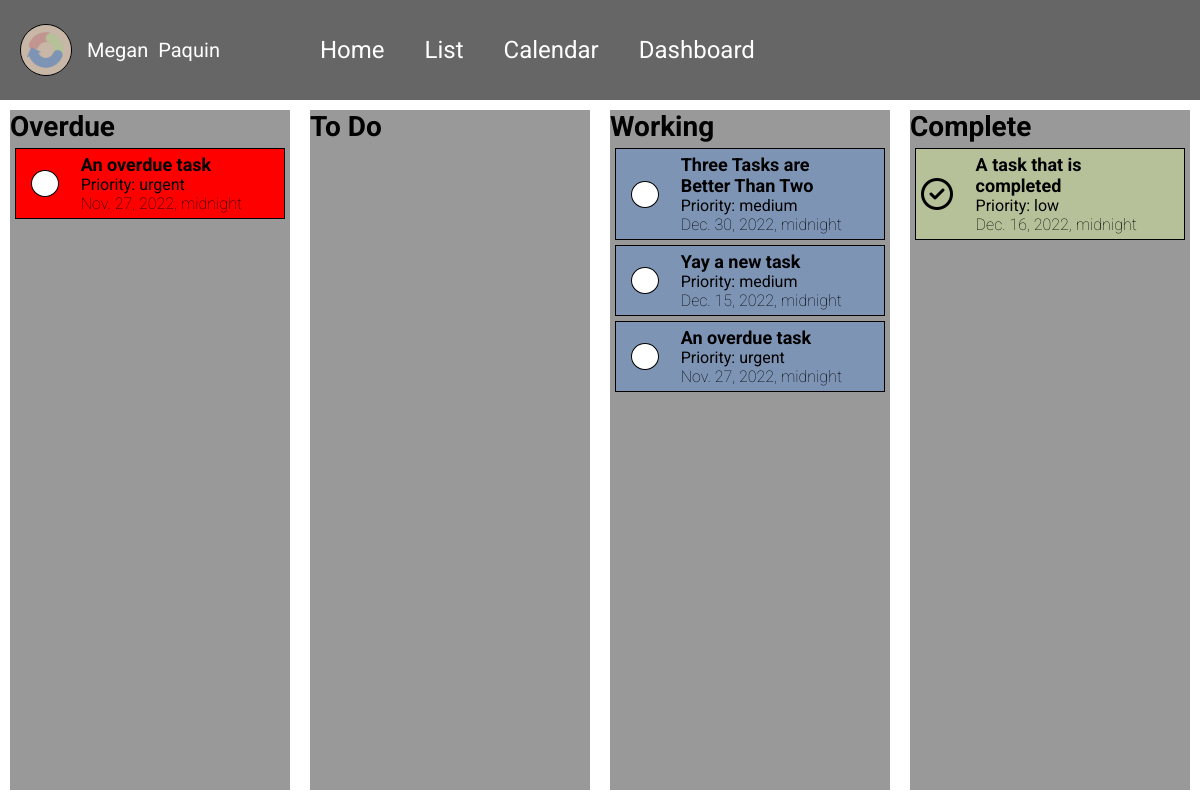
The app's page /list (signed in) with its own data.
### accounts/models.py (models this page shows, shortened)
class CustomUser(AbstractBaseUser, PermissionsMixin):
    email = models.EmailField(_('email address'), unique=True)
    is_staff = models.BooleanField(default=False)
    is_active = models.BooleanField(default=True)
    date_joined = models.DateTimeField(default=timezone.now)
    USERNAME_FIELD = 'email'
    REQUIRED_FIELDS = []
    color = models.CharField(max_length=7, default="#FFFFFF")
    first_name = models.CharField(max_length=128)
    last_name = models.CharField(max_length=128)
    phone = models.CharField(max_length=9, null=True)
    image = models.ImageField(upload_to='images/', default='default_img.png')
    objects = CustomUserManager()

### tasks/models.py (models this page shows, shortened)
class Task(models.Model):
    task_name = models.CharField(max_length=120)
    task_summary = models.TextField()
    task_details = models.TextField()
    created_on = models.DateTimeField(auto_now_add=True)
    deadline = models.DateTimeField()
    assignee = models.ForeignKey(
        get_user_model(),
        on_delete=models.CASCADE,
        related_name="task_assignee"
    )
    author = models.ForeignKey(
        get_user_model(),
        on_delete=models.CASCADE,
        related_name="task_author"
    )
    status = models.ForeignKey(
        Status,
        on_delete=models.CASCADE,
        blank = True,
        null = True
    )
    project = models.ForeignKey(
        Project,
        on_delete=models.CASCADE,
        blank=True,
        null=True
    )
    priority = models.ForeignKey(
        Priority,
        on_delete=models.CASCADE,
        blank = True,
        null = True
    )

class Priority(models.Model):
    name = models.CharField(max_length=128)
    description = models.CharField(max_length=128)
    def __str__(self):
        return self.name

### pages/views.py (the view)
# urls.py: path('list', ListPageView.as_view(), name="list"),
class ListPageView(TemplateView):
    template_name = "pages/list.html"
    model = Task
    def get_context_data(self, **kwargs):
        context = super().get_context_data(**kwargs)
        assigned = Status.objects.get(name="assigned")
        context['assigned_tasks'] = Task.objects.filter(status=assigned).order_by('deadline').reverse().filter(deadline__gt=datetime.today()).filter
        progress = Status.objects.get(name="in-progress")
        context['progress_tasks'] = Task.objects.filter(status=progress).order_by('deadline').reverse()
        complete = Status.objects.get(name="complete")
        context['complete_tasks'] = Task.objects.filter(status=complete).order_by('deadline').reverse()
        context['overdue_tasks'] = Task.objects.filter(deadline__lt=datetime.today()).filter(~Q(status=complete))
        return context

### templates/pages/list.html (shortened to what this page needs)
{% extends 'base.html' %}
{% load static %}
{% block links %}
    <link rel="stylesheet" href="{% static 'css/list.css' %}" />
{% endblock links %}
{% block contents %}
<div class="row-container">
    <div class="overdue-section">
        <h3>Overdue</h3>
        {% for task in overdue_tasks %}
            {% if user == task.assignee %}
            <a href="{% url 'task-detail' task.id %}">
                <div class="task-overdue">
                    <span class="circle"></span>
                    <div class="row-container">
                        <p class="title">{{ task.task_name }}</p>
                        <p class="priority">Priority: {{ task.priority }}</p>
                        <p class="due">{{ task.deadline }}</p>
                    </div>
                </div>
            </a>
            {% endif %}
        {% endfor %}
    </div>
    <div class="todo-section">
        <h3>To Do</h3>
    </div>
    <div class="working-section ">
        <h3>Working</h3>
        {% for task in progress_tasks %}
            {% if user == task.assignee %}
            <a href="{% url 'task-detail' task.id %}">
                <div class="task-due">
                    <span class="circle"></span>
                    <div class="row-container">
                        <p class="title">{{ task.task_name }}</p>
                        <p class="priority">Priority: {{ task.priority }}</p>
                        <p class="due">{{ task.deadline }}</p>
                    </div>
                </div>
            </a>
            {% endif %}
        {% endfor %}
    </div>
    <div class="complete-section">
        <h3>Complete</h3>
        {% for task in complete_tasks %}
            {% if user == task.assignee %}
            <a href="{% url 'task-detail' task.id %}">
                <div class="task-complete">
                    <i class="fa-regular fa-circle-check fa-2xl"></i>
                    <div class="row-container">
                        <p class="title">{{ task.task_name }}</p>
                        <p class="priority">Priority: {{ task.priority }}</p>
                        <p class="due">{{ task.deadline }}</p>
                    </div>
                </div>
            </a>
            {% endif %}
        {% endfor %}
    </div>
</div>
{% endblock contents %}

### templates/base.html (shortened to what this page needs)
{% load static %}
<!DOCTYPE html>
<html lang="en">
<head>
    {% block links %}
    {% endblock links %}
    <link rel="stylesheet" href="{% static 'css/base.css' %}">
    <link rel="stylesheet" href="{% static 'css/page-layout.css' %}">
</head>
<body>
    <div class="row-container">
        <div class="column-container column">
            <div class="row-container top-nav">
                <div class="name-group">
                    <img src="{{ user.image.url }}" alt="user profile image" class="user-circle">
                    {% if user.is_authenticated %}
                        <span>{{ user.first_name }}</span>
                        <span>{{ user.last_name }}</span>
                    {% endif %}
                </div>
                <a href="{% url 'home' %}">Home</a>
                <a href="{% url 'list' %}">List</a>
                <a href="{% url 'calendar' %}">Calendar</a>
                <a href="{% url 'dashboard' %}">Dashboard</a>
            </div>
            <div class="column-container contents">
                {% block contents %}
                {% endblock contents %}
            </div>
        </div>
    </div>
</body>
</html>

### static/css/list.css (style rules this page uses)
.overdue-section { flex: 1; height: calc(100vh - 120px); background-color: #999; margin: 10px; overflow: scroll; scroll-behavior: auto; }
.todo-section { flex: 1; height: calc(100vh - 120px); background-color: #999; margin: 10px; overflow: scroll; scroll-behavior: auto; }
.working-section { flex: 1; height: calc(100vh - 120px); background-color: #999; margin: 10px; overflow: scroll; scroll-behavior: auto; }
.complete-section { flex: 1; height: calc(100vh - 120px); background-color: #999; margin: 10px; overflow: scroll; scroll-behavior: auto; }
.title { font-size: 18px; font-weight: bold; width: 80%; }
.priority { font-size: 16px; width: 80%; }
.due { font-size: 16px; font-weight: lighter; width: 80%; }
.circle { border: 1px solid black; background-color: #FFF; width: 30px; height: 25px; border-radius: 50%; margin-left: 10px; }
.task-overdue { display: flex; flex-direction: row; align-items: center; border: 1px solid black; padding: 5px; margin: 5px; background-color: red; }
.task-due { display: flex; flex-direction: row; align-items: center; border: 1px solid black; padding: 5px; margin: 5px; background-color: #7D94B5; }
.task-complete { display: flex; flex-direction: row; align-items: center; border: 1px solid black; padding: 5px; margin: 5px; background-color: #b6c199; }

### static/css/base.css (style rules this page uses)
* { padding: 0; margin: 0; }
html { padding: 0; margin-right: 0; }
a { color: inherit; }
body { background-color: #333333; font-family: 'Roboto', sans-serif; color: #FFF; }
h3 { font-size: 28px; }
.row-container { display: flex; width: 100%; flex-direction: row; flex-wrap: wrap; justify-content: center; align-items: center; margin: 0; padding: 0; }
.column-container { display: flex; width: 100%; flex-direction: column; align-content: left; margin: 0; padding: 0; }
a { text-decoration: none; color: black; }
.top-nav a { color: #FFF; }

### static/css/page-layout.css (style rules this page uses)
.user-circle { width: 50px; height: 50px; background-color: #FFF ; border: 1px solid black; border-radius: 50%; margin: auto 10px; }
.column { flex: 5; width: 100%; }
.top-nav { background-color: #666; height: 100px; font-size: 24px; justify-content: left; }
.contents { background-color: #fff; color: black; height: calc(100vh - 100px); }
.name-group { display: flex; flex-direction: row; flex-wrap: none; margin-left: 10px; margin-right: 75px; font-size: 20px; align-items: center; }
.name-group span { margin: 0 5px; }
.top-nav a { margin: auto 20px; }

### records on screen
CustomUser: image (picture), first_name "Megan", last_name "Paquin"
Task: task_name "An overdue task", priority "urgent", deadline "Nov. 27, 2022, midnight"
Task: task_name "Three Tasks are Better Than Two", priority "medium", deadline "Dec. 30, 2022, midnight"
Task: task_name "Yay a new task", priority "medium", deadline "Dec. 15, 2022, midnight"
Task: task_name "A task that is completed", priority "low", deadline "Dec. 16, 2022, midnight"
